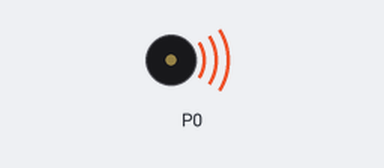
A program run on a simulated BBC micro:bit (MakeCode). Parts: buzzer (waves = sounding). At 30.9 s the program stops and its outputs stay as they are.

Above: at 0.1 s.
At 29.9 s:
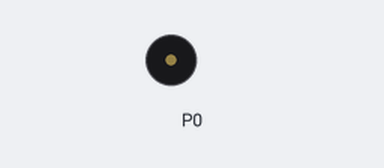
Timing chart, 0 to 31.4 s (numbered marks = the images above):
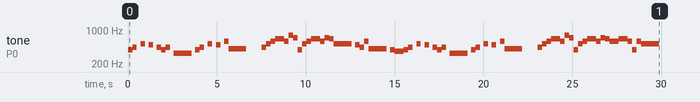

The program:

main.ts
```typescript
music.playTone(392, music.beat(BeatFraction.Half))
music.playTone(440, music.beat(BeatFraction.Half))
basic.pause(200)
music.playTone(523, music.beat(BeatFraction.Half))
basic.pause(200)
music.playTone(494, music.beat(BeatFraction.Half))
basic.pause(200)
music.playTone(440, music.beat(BeatFraction.Half))
music.playTone(392, music.beat(BeatFraction.Half))
music.playTone(440, music.beat(BeatFraction.Half))
basic.pause(200)
music.playTone(330, music.beat(BeatFraction.Double))
basic.pause(200)
music.playTone(392, music.beat(BeatFraction.Half))
music.playTone(440, music.beat(BeatFraction.Half))
basic.pause(200)
music.playTone(523, music.beat(BeatFraction.Half))
basic.pause(200)
music.playTone(494, music.beat(BeatFraction.Half))
basic.pause(200)
music.playTone(587, music.beat(BeatFraction.Half))
music.playTone(415, music.beat(BeatFraction.Double))
basic.pause(850)
music.playTone(440, music.beat(BeatFraction.Half))
music.playTone(523, music.beat(BeatFraction.Half))
music.playTone(587, music.beat(BeatFraction.Half))
music.playTone(659, music.beat(BeatFraction.Whole))
music.playTone(587, music.beat(BeatFraction.Half))
music.playTone(784, music.beat(BeatFraction.Half))
music.playTone(698, music.beat(BeatFraction.Half))
music.playTone(392, music.beat(BeatFraction.Half))
music.playTone(523, music.beat(BeatFraction.Half))
music.playTone(587, music.beat(BeatFraction.Half))
music.playTone(659, music.beat(BeatFraction.Whole))
music.playTone(587, music.beat(BeatFraction.Half))
music.playTone(698, music.beat(BeatFraction.Half))
music.playTone(659, music.beat(BeatFraction.Half))
music.playTone(523, music.beat(BeatFraction.Double))
basic.pause(200)
music.playTone(494, music.beat(BeatFraction.Half))
music.playTone(440, music.beat(BeatFraction.Half))
music.playTone(587, music.beat(BeatFraction.Half))
music.playTone(415, music.beat(BeatFraction.Double))
basic.pause(200)
music.playTone(392, music.beat(BeatFraction.Half))
music.playTone(370, music.beat(BeatFraction.Whole))
music.playTone(392, music.beat(BeatFraction.Half))
music.playTone(440, music.beat(BeatFraction.Half))
basic.pause(200)
music.playTone(523, music.beat(BeatFraction.Half))
basic.pause(200)
music.playTone(494, music.beat(BeatFraction.Half))
basic.pause(200)
music.playTone(440, music.beat(BeatFraction.Half))
music.playTone(392, music.beat(BeatFraction.Half))
music.playTone(440, music.beat(BeatFraction.Half))
basic.pause(200)
music.playTone(330, music.beat(BeatFraction.Double))
basic.pause(200)
music.playTone(392, music.beat(BeatFraction.Half))
music.playTone(440, music.beat(BeatFraction.Half))
basic.pause(200)
music.playTone(523, music.beat(BeatFraction.Half))
basic.pause(200)
music.playTone(494, music.beat(BeatFraction.Half))
basic.pause(200)
music.playTone(587, music.beat(BeatFraction.Half))
music.playTone(415, music.beat(BeatFraction.Double))
basic.pause(850)
music.playTone(440, music.beat(BeatFraction.Half))
music.playTone(523, music.beat(BeatFraction.Half))
music.playTone(587, music.beat(BeatFraction.Half))
music.playTone(659, music.beat(BeatFraction.Whole))
music.playTone(587, music.beat(BeatFraction.Half))
music.playTone(784, music.beat(BeatFraction.Half))
music.playTone(698, music.beat(BeatFraction.Half))
music.playTone(392, music.beat(BeatFraction.Half))
music.playTone(523, music.beat(BeatFraction.Half))
music.playTone(587, music.beat(BeatFraction.Half))
music.playTone(659, music.beat(BeatFraction.Whole))
music.playTone(587, music.beat(BeatFraction.Half))
music.playTone(698, music.beat(BeatFraction.Half))
music.playTone(659, music.beat(BeatFraction.Half))
music.playTone(587, music.beat(BeatFraction.Whole))
music.playTone(659, music.beat(BeatFraction.Whole))
music.playTone(587, music.beat(BeatFraction.Half))
music.playTone(392, music.beat(BeatFraction.Half))
music.playTone(587, music.beat(BeatFraction.Half))
music.playTone(523, music.beat(BeatFraction.Double))
basic.pause(1000)
```

test.ts
```typescript
// 테스트는 여기로 이동합니다; 이 패키지가 확장으로 사용될 때 컴파일되지 않을 것 입니다.
```
